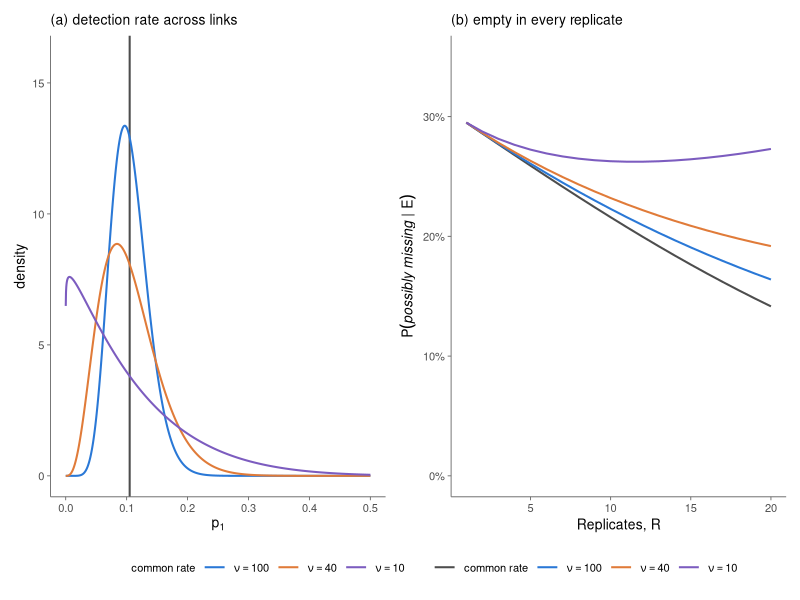
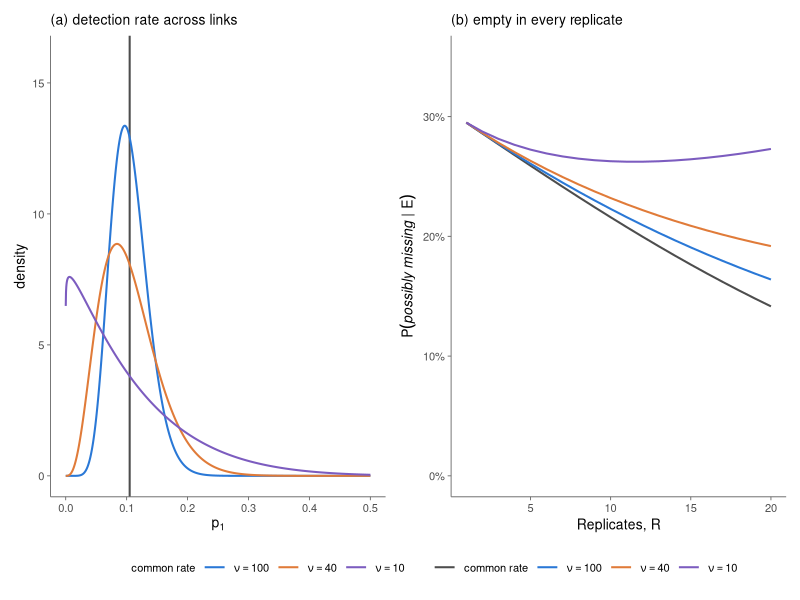

Generate these figures, in order, with R:
## ---------------------------------------------------------------------------
## SI figure: heterogeneous links. Under L_r = realisable in the replicates,
## rho enters the likelihood only through p_1 = rho(1 - eps_l), so it is enough
## to let p_1 vary. p_1 is drawn once per link from Beta(a, b) with mean pbar
## and concentration nu = a + b, and held fixed across that link's replicates,
## which makes the count of detections beta-binomial:
##
##   P(n | L_r = 1) = C(R,n) B(a+n, b+R-n) / B(a,b),   a = pbar*nu, b = (1-pbar)*nu
##
## Evidence: Y = 1, O_l = 0. Directional local axis (Eq. likelihood_dir).
## ---------------------------------------------------------------------------

library(ggplot2)
library(patchwork)

eY     <- 0.20
el     <- 0.30
f      <- 0.05
rho    <- 0.15
pbar   <- rho * (1 - el)      # 0.105, the common rate of Eq. cumulative
nus    <- c(100, 40, 10)      # concentrations shown, plus the common rate
Rs     <- 1:20

## the eight categories as (z_Y, z_l, z_r)
sig <- rbind(c(1,1,1), c(1,1,0), c(1,0,1), c(1,0,0),
             c(0,1,1), c(0,1,0), c(0,0,1), c(0,0,0))
rownames(sig) <- c("recurrent","locally unique","possibly missing","phantom",
                   "model-elusive","weakly-supported","locally absent",
                   "possibly forbidden")
PM <- 3

## ---- replicate factor for z_r = 1, binomial coefficient dropped -------------
rep1 <- function(n, R, nu) {
  if (is.na(nu)) pbar^n * (1 - pbar)^(R - n)                 # common rate
  else exp(lbeta(pbar * nu + n, (1 - pbar) * nu + R - n) -
           lbeta(pbar * nu, (1 - pbar) * nu))                # beta-binomial
}

post <- function(R, n, nu, which) {
  L <- numeric(8)
  for (i in 1:8) {
    lY <- if (sig[i,1] == 1) 1 - eY else eY
    lL <- if (sig[i,2] == 1) el else 1 - f           # O_l = 0, directional
    pr <- if (sig[i,3] == 1) rep1(n, R, nu) else f^n * (1 - f)^(R - n)
    L[i] <- lY * lL * pr
  }
  (L / sum(L))[which]
}

lev  <- c("common rate", paste0("nu == ", nus))
cols <- setNames(c("#4D4D4D", "#2A78D6", "#E07B39", "#7C5CBF"), lev)
labs <- setNames(c("common rate", expression(nu == 100), expression(nu == 40),
                   expression(nu == 10)), lev)

## ---- (a) the distribution of the detection rate across links ---------------
gridp <- seq(1e-4, 0.5, length.out = 1200)
dens <- do.call(rbind, lapply(seq_along(nus), function(k) {
  data.frame(level = lev[k + 1], p = gridp,
             d = dbeta(gridp, pbar * nus[k], (1 - pbar) * nus[k]))
}))
dens$level <- factor(dens$level, levels = lev)

pa <- ggplot(dens, aes(p, d, colour = level)) +
  geom_vline(xintercept = pbar, colour = cols[1], linewidth = 0.7) +
  geom_line(linewidth = 0.7) +
  scale_colour_manual(values = cols, labels = labs, drop = FALSE) +
  coord_cartesian(ylim = c(0, 16)) +
  labs(title = "(a) detection rate across links",
       x = expression(p[1]), y = "density")

## ---- (b) empty in every replicate ------------------------------------------
curves <- do.call(rbind, lapply(c(NA, nus), function(nu) {
  data.frame(level = if (is.na(nu)) lev[1] else paste0("nu == ", nu),
             R = Rs, p = sapply(Rs, function(R) post(R, 0, nu, PM)))
}))
curves$level <- factor(curves$level, levels = lev)

pct <- function(x) paste0(round(100 * x), "%")
pb <- ggplot(curves, aes(R, p, colour = level)) +
  geom_line(linewidth = 0.7) +
  scale_colour_manual(values = cols, labels = labs, drop = FALSE) +
  scale_y_continuous(limits = c(0, 0.35), labels = pct) +
  scale_x_continuous(breaks = scales::pretty_breaks(5)) +
  labs(title = "(b) empty in every replicate",
       x = "Replicates, R",
       y = expression(P(italic("possibly missing")~"|"~E)))

base <- theme_classic(base_size = 10) +
  theme(legend.position = "bottom", legend.title = element_blank(),
        legend.key.width = unit(18, "pt"),
        plot.title = element_text(size = 10, hjust = 0),
        axis.line = element_line(colour = "grey40", linewidth = 0.3),
        axis.ticks = element_line(colour = "grey40", linewidth = 0.3))

fig <- (pa + pb) & base
fig <- fig + plot_layout(guides = "collect") & theme(legend.position = "bottom")

## ---- reported values --------------------------------------------------------
cat("kappa =", (1 - eY) * (1 - f) / ((1 - f) + el), "\n")
for (nu in c(NA, nus)) {
  cat(sprintf("nu=%-7s", ifelse(is.na(nu), "common", as.character(nu))))
  for (R in c(1, 5, 10, 20)) cat(sprintf("  R%2d %.4f", R, post(R, 0, nu, PM)))
  cat("\n")
}
cat("\ndetections (n = R), possibly missing\n")
for (nu in c(NA, nus)) {
  cat(sprintf("nu=%-7s", ifelse(is.na(nu), "common", as.character(nu))))
  for (R in c(1, 5, 10, 20)) cat(sprintf("  R%2d %.4f", R, post(R, R, nu, PM)))
  cat("\n")
}
cat("\nphantom under empty replicates\n")
for (nu in c(NA, nus)) {
  cat(sprintf("nu=%-7s", ifelse(is.na(nu), "common", as.character(nu))))
  for (R in c(1, 5, 10, 20)) cat(sprintf("  R%2d %.4f", R, post(R, 0, nu, 4)))
  cat("\n")
}

ggsave("SI_heterogeneity.pdf", fig, width = 7.2, height = 3.2)
ggsave("SI_heterogeneity.png", fig, width = 7.2, height = 3.2, dpi = 300)
